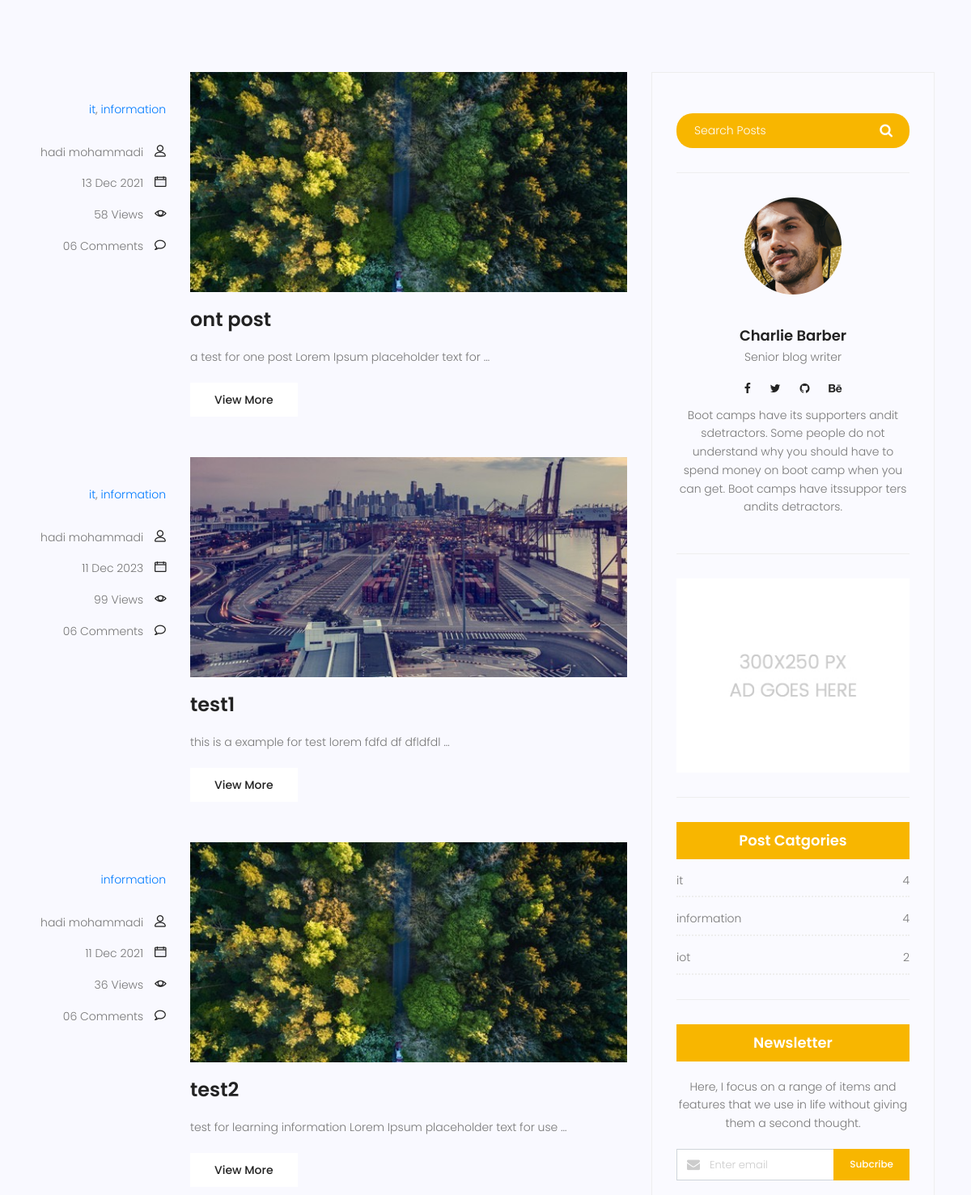
The page /blog/ (middle part) on the database as committed earlier.
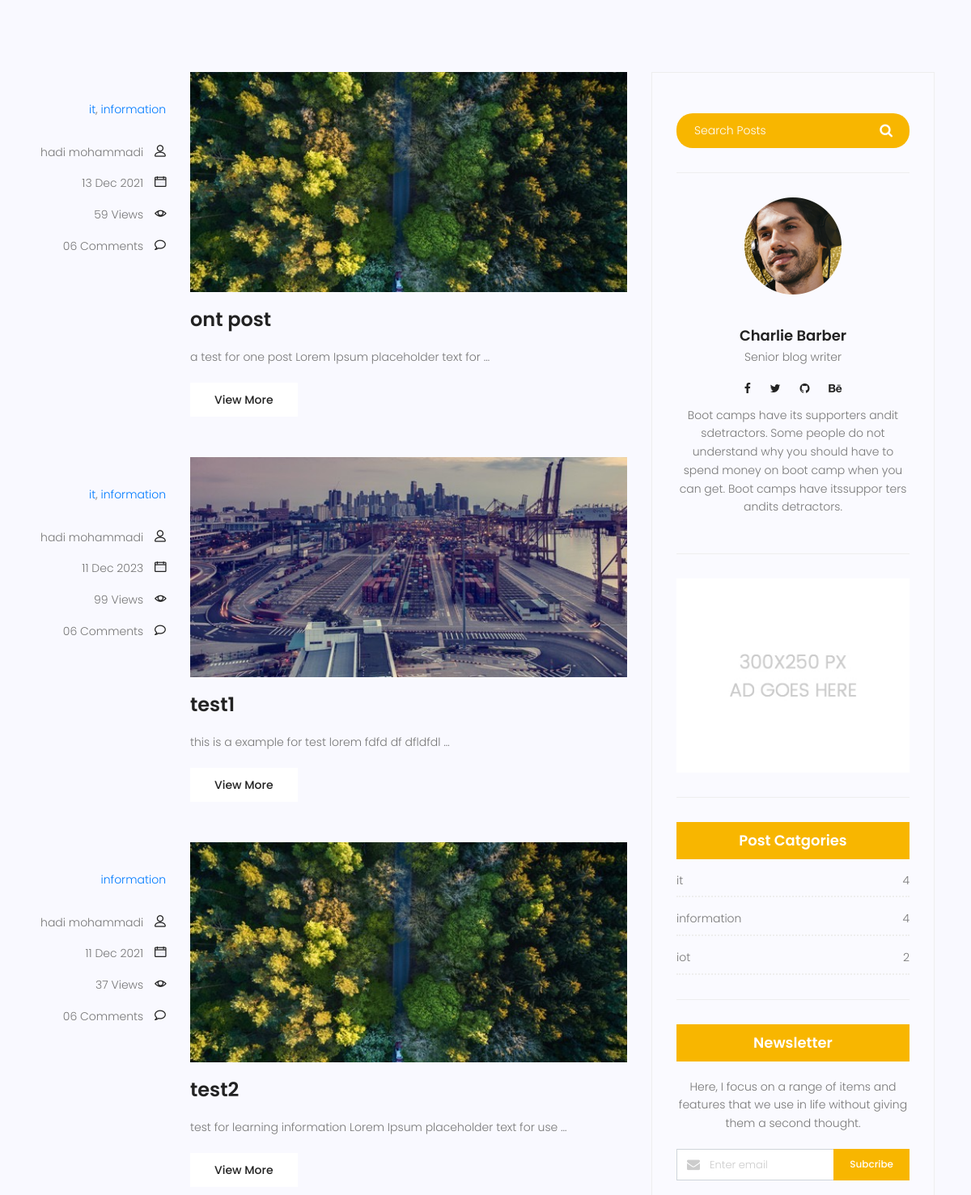
The same page on the database as committed later.
### blog/models.py (models this page shows, shortened)
class Category(models.Model):
    name=models.CharField(max_length=255)
    def __str__(self):
        return self.name

class Post(models.Model):
    image = models.ImageField(upload_to='blog/',default='blog/defult.jpg')
    author = models.ForeignKey(User,on_delete=models.SET_NULL,null=True)
    title = models.CharField(max_length=255)
    content = models.TextField()
    tags = TaggableManager()
    category = models.ManyToManyField(Category)
    counted_views = models.IntegerField(default=0)
    status = models.BooleanField(default=False)
    published_date = models.DateTimeField(null=True)
    created_date = models.DateTimeField(auto_now_add=True)
    updated_date = models.DateTimeField(auto_now=True)
    class Meta:
        ordering=['created_date']

### blog/views.py (the view)
# urls.py: path('',blog_view, name='index'),
def blog_view(request,**kwargs):
    posts = Post.objects.filter(published_date__lte=timezone.now(), status=1)
    if kwargs.get('cat_name'):
        posts=posts.filter(category__name=kwargs['cat_name'])
    if kwargs.get('authoer_username'):
        posts=posts.filter(author__username=kwargs['author_username'])
    if kwargs.get('tag_name'):
        posts=posts.filter(tags__name__in=[kwargs['tag_name']])
    posts=Paginator(posts,3)
    try:
        page_number=request.GET.get('page')
        posts=posts.get_page(page_number)
    except PageNotAnInteger:
        posts=posts.get_page(1)
    except EmptyPage:
        posts=posts.get_page(1)
    context={'posts':posts}
    return render(request,'blog/blog-home.html',context)

### blog/templatetags/blog_tags.py (called while the page is built)
@register.inclusion_tag('blog/blog-post-categories.html')
def postcategories():
    posts = Post.objects.filter(status=1)
    categories=Category.objects.all()
    cat_dict={}
    for name in categories:
        cat_dict[name]=posts.filter(category=name).count
    return {'categories':cat_dict}

### templates/blog/blog-home.html (shortened to what this page needs)
{%extends 'base.html' %}
{% load static %}
{%load blog_tags%}
{%block content %}
<section class="top-category-widget-area pt-90 pb-90 ">
</section>
<section class="post-content-area">
	<div class="container">
		<div class="row">
			<div class="col-lg-8 posts-list">
				{%for post in posts %}
				<div class="single-post row">
					<div class="col-lg-3  col-md-3 meta-details">
						<ul class="tags">
							{%for cat in post.category.all %}
							<a href="{%url 'blog:category' cat_name=cat.name%}">{{cat.name}}</a>{% if not forloop.last %},{%endif%}
							{%endfor%}
						</ul>
						<div class="user-details row">
							<p class="user-name col-lg-12 col-md-12 col-6"><a href="{%url 'blog:author' author_username=post.author.username%}">{{post.author.get_full_name}}</a> <span class="lnr lnr-user"></span></p>
							<p class="date col-lg-12 col-md-12 col-6"><a href="#">{{post.published_date|date:"d M Y"}}</a> <span class="lnr lnr-calendar-full"></span></p>
							<p class="view col-lg-12 col-md-12 col-6"><a href="#">{{post.counted_views}} Views</a> <span class="lnr lnr-eye"></span></p>
							<p class="comments col-lg-12 col-md-12 col-6"><a href="#">06 Comments</a> <span class="lnr lnr-bubble"></span></p>
						</div>
					</div>
					<div class="col-lg-9 col-md-9 ">
						<div class="feature-img">
							<img class="img-fluid" src="{{ post.image.url }}" alt="">
						</div>
						<a class="posts-title" href="{% url 'blog:single' pid=post.id %}"><h3>{{ post.title}}</h3></a>
						<p class="excert">
							{{ post.content|truncatewords:10}}
						</p>
						<a href="{% url 'blog:single' pid=post.id %}" class="primary-btn">View More</a>
					</div>
				</div>
				{% endfor %}
			</div>
			<div class="col-lg-4 sidebar-widgets">
				<div class="widget-wrap">
					{%include 'blog/blog-search.html' %}
					{% include 'blog/blog-writer.html' %}
					{%include 'blog/blog-ads.html'%}
					{% postcategories%}
					{%include 'blog/blog-newletter.html'%}
				</div>
			</div>
		</div>
	</div>
</section>
{% endblock %}

### templates/base.html (shortened to what this page needs)
{%load static%}
<!DOCTYPE html>
<html lang="zxx" class="no-js">
<head>
        <link rel="stylesheet" href="{%static 'css/linearicons.css' %}">
        <link rel="stylesheet" href="{%static 'css/font-awesome.min.css' %}">
        <link rel="stylesheet" href="{%static 'css/bootstrap.css' %}">
        <link rel="stylesheet" href="{%static 'css/magnific-popup.css' %}">
        <link rel="stylesheet" href="{%static 'css/jquery-ui.css' %}">
        <link rel="stylesheet" href="{%static 'css/nice-select.css' %}">
        <link rel="stylesheet" href="{%static 'css/animate.min.css' %}">
        <link rel="stylesheet" href="{%static 'css/owl.carousel.css' %}">
        <link rel="stylesheet" href="{%static 'css/main.css' %}">
    </head>
    <body>
        {% block content %}{% endblock %}
		</body>
	</html>

### templates/blog/blog-search.html
{%load static %}
<div class="single-sidebar-widget search-widget">
    <form class="search-form" action="{%url 'blog:search'%}">
        <input placeholder="Search Posts" name="s" type="text" onfocus="this.placeholder = ''" onblur="this.placeholder = 'Search Posts'" >
        <button type="submit"><i class="fa fa-search"></i></button>
    </form>
</div>

### templates/blog/blog-writer.html
{%load static%}
    <div class="single-sidebar-widget user-info-widget">
        <img src="{%static 'img/blog/user-info.png' %}" alt="">
        <a href="#"><h4>Charlie Barber</h4></a>
        <p>
            Senior blog writer
        </p>
        <ul class="social-links">
            <li><a href="#"><i class="fa fa-facebook"></i></a></li>
            <li><a href="#"><i class="fa fa-twitter"></i></a></li>
            <li><a href="#"><i class="fa fa-github"></i></a></li>
            <li><a href="#"><i class="fa fa-behance"></i></a></li>
        </ul>
        <p>
            Boot camps have its supporters andit sdetractors. Some people do not understand why you should have to spend money on boot camp when you can get. Boot camps have itssuppor ters andits detractors.
        </p>
    </div>

### templates/blog/blog-ads.html
{%load static%}
<div class="single-sidebar-widget ads-widget">
    <a href="#"><img class="img-fluid" src="{%static 'img/blog/ads-banner.jpg' %}" alt=""></a>
</div>

### templates/blog/blog-post-categories.html
{%load static %}
<div class="single-sidebar-widget post-category-widget">
    <h4 class="category-title">Post Catgories</h4>
    <ul class="cat-list">
    {%for name,count in categories.items%}
        <li>
            <a href="{%url 'blog:category' cat_name=name%}" class="d-flex justify-content-between">
                <p>{{name}}</p>
                <p>{{count}}</p>
            </a>
        </li>
    {%endfor%}
    </ul>
</div>

### templates/blog/blog-newletter.html (shortened to what this page needs)
{%load static%}
<div class="single-sidebar-widget newsletter-widget">
    <h4 class="newsletter-title">Newsletter</h4>
    <p>
        Here, I focus on a range of items and features that we use in life without
        giving them a second thought.
    </p>
    <div class="form-group d-flex flex-row">
       <div class="col-autos">
          <div class="input-group">
            <div class="input-group-prepend">
              <div class="input-group-text"><i class="fa fa-envelope" aria-hidden="true"></i>
            </div>
            </div>
            <input type="text" class="form-control" id="inlineFormInputGroup" placeholder="Enter email" onfocus="this.placeholder = ''" onblur="this.placeholder = 'Enter email'" >
          </div>
        </div>
        <a href="#" class="bbtns">Subcribe</a>
    </div>
</div>

Rows that differ between the two databases and show on the page:
changed Post "ont post": counted_views "58" → "59"
changed Post "test2": counted_views "36" → "37"
